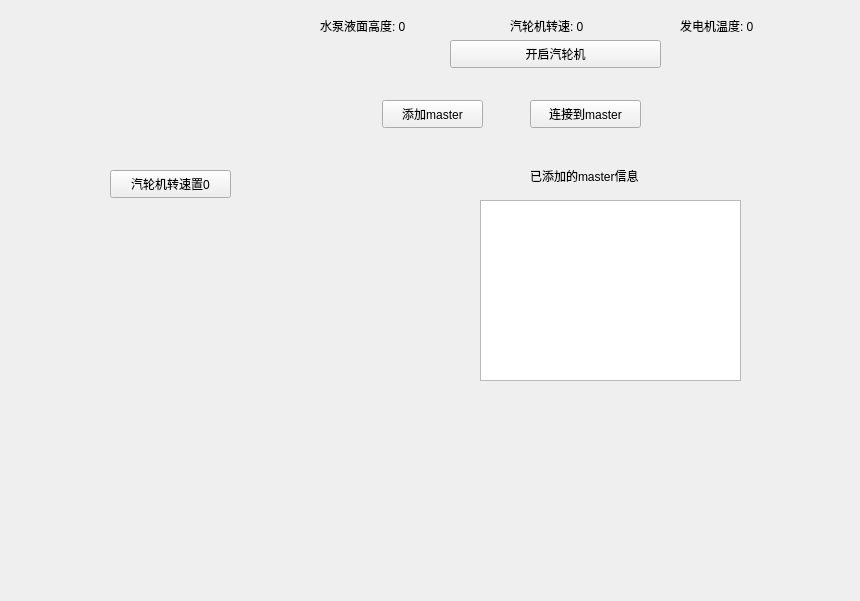
<?xml version="1.0" encoding="UTF-8"?>
<ui version="4.0">
 <class>Widget</class>
 <widget class="QWidget" name="Widget">
  <property name="geometry">
   <rect>
    <x>0</x>
    <y>0</y>
    <width>860</width>
    <height>601</height>
   </rect>
  </property>
  <property name="windowTitle">
   <string>Widget</string>
  </property>
  <widget class="QPushButton" name="pushButton_5">
   <property name="geometry">
    <rect>
     <x>861</x>
     <y>1246</y>
     <width>296</width>
     <height>28</height>
    </rect>
   </property>
   <property name="text">
    <string>加载</string>
   </property>
  </widget>
  <widget class="QPushButton" name="btnAddMaster">
   <property name="geometry">
    <rect>
     <x>382</x>
     <y>100</y>
     <width>101</width>
     <height>28</height>
    </rect>
   </property>
   <property name="text">
    <string>添加master</string>
   </property>
  </widget>
  <widget class="QPushButton" name="btnStartTurbine">
   <property name="geometry">
    <rect>
     <x>450</x>
     <y>40</y>
     <width>211</width>
     <height>28</height>
    </rect>
   </property>
   <property name="text">
    <string>开启汽轮机</string>
   </property>
  </widget>
  <widget class="QLabel" name="label_M1">
   <property name="geometry">
    <rect>
     <x>320</x>
     <y>10</y>
     <width>131</width>
     <height>31</height>
    </rect>
   </property>
   <property name="text">
    <string>水泵液面高度: 0</string>
   </property>
  </widget>
  <widget class="QPushButton" name="btnConnectToMaster">
   <property name="geometry">
    <rect>
     <x>530</x>
     <y>100</y>
     <width>111</width>
     <height>28</height>
    </rect>
   </property>
   <property name="text">
    <string>连接到master</string>
   </property>
  </widget>
  <widget class="QPlainTextEdit" name="plainTextEdit_masters">
   <property name="geometry">
    <rect>
     <x>480</x>
     <y>200</y>
     <width>261</width>
     <height>181</height>
    </rect>
   </property>
  </widget>
  <widget class="QLabel" name="label_M3_2">
   <property name="geometry">
    <rect>
     <x>530</x>
     <y>160</y>
     <width>151</width>
     <height>31</height>
    </rect>
   </property>
   <property name="text">
    <string>已添加的master信息</string>
   </property>
  </widget>
  <widget class="QLabel" name="label_M2">
   <property name="geometry">
    <rect>
     <x>510</x>
     <y>10</y>
     <width>121</width>
     <height>31</height>
    </rect>
   </property>
   <property name="text">
    <string>汽轮机转速: 0</string>
   </property>
  </widget>
  <widget class="QLabel" name="label_M3">
   <property name="geometry">
    <rect>
     <x>680</x>
     <y>10</y>
     <width>121</width>
     <height>31</height>
    </rect>
   </property>
   <property name="text">
    <string>发电机温度: 0</string>
   </property>
  </widget>
  <widget class="QWidget" name="widget" native="true">
   <property name="geometry">
    <rect>
     <x>120</x>
     <y>210</y>
     <width>161</width>
     <height>161</height>
    </rect>
   </property>
   <widget class="QLabel" name="label_turbine">
    <property name="geometry">
     <rect>
      <x>10</x>
      <y>20</y>
      <width>72</width>
      <height>141</height>
     </rect>
    </property>
    <property name="styleSheet">
     <string notr="true">QLabel{
border-image:url(:/new/prefix1/zhengqiji.png);
}</string>
    </property>
    <property name="text">
     <string/>
    </property>
   </widget>
  </widget>
  <widget class="QPushButton" name="btnResetTurRotation">
   <property name="geometry">
    <rect>
     <x>110</x>
     <y>170</y>
     <width>121</width>
     <height>28</height>
    </rect>
   </property>
   <property name="text">
    <string>汽轮机转速置0</string>
   </property>
  </widget>
 </widget>
 <layoutdefault spacing="6" margin="11"/>
 <resources/>
 <connections/>
</ui>
